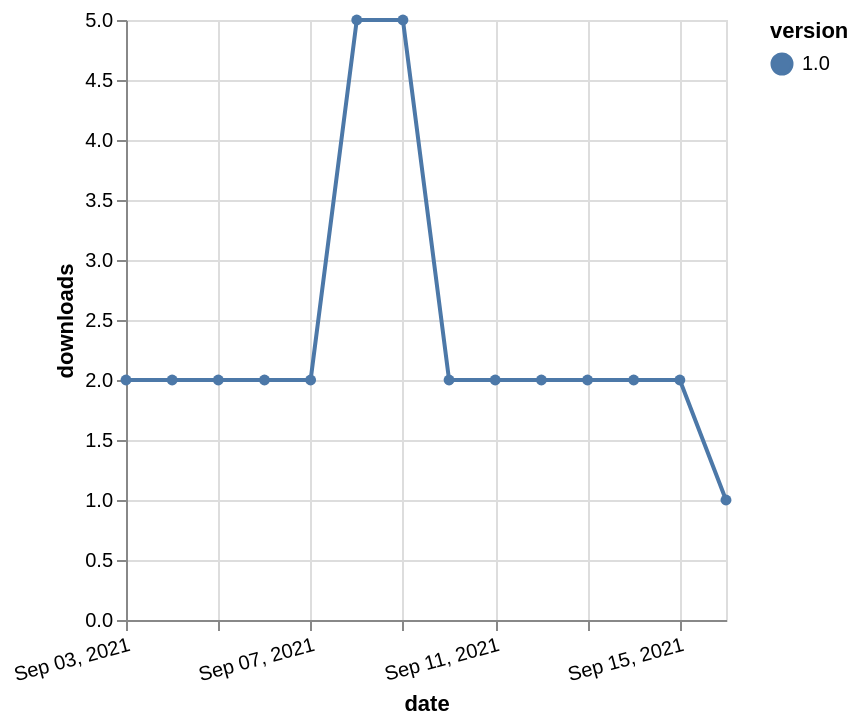

Here is the Vega-Lite specification saved for this chart:
### Vega-Lite specification from a JSON file in a GitHub repository (floating-point values rounded to 4 significant figures)
{"$schema": "https://vega.github.io/schema/vega-lite/v5.json", "description": "A simple bar chart with embedded data.", "data": {"values": [{"date": "2021-09-03", "total": 1646, "delta": 2, "version": "1.0"}, {"date": "2021-09-04", "total": 1648, "delta": 2, "version": "1.0"}, {"date": "2021-09-05", "total": 1650, "delta": 2, "version": "1.0"}, {"date": "2021-09-06", "total": 1652, "delta": 2, "version": "1.0"}, {"date": "2021-09-07", "total": 1654, "delta": 2, "version": "1.0"}, {"date": "2021-09-08", "total": 1659, "delta": 5, "version": "1.0"}, {"date": "2021-09-09", "total": 1664, "delta": 5, "version": "1.0"}, {"date": "2021-09-10", "total": 1666, "delta": 2, "version": "1.0"}, {"date": "2021-09-11", "total": 1668, "delta": 2, "version": "1.0"}, {"date": "2021-09-12", "total": 1670, "delta": 2, "version": "1.0"}, {"date": "2021-09-13", "total": 1672, "delta": 2, "version": "1.0"}, {"date": "2021-09-14", "total": 1674, "delta": 2, "version": "1.0"}, {"date": "2021-09-15", "total": 1676, "delta": 2, "version": "1.0"}, {"date": "2021-09-16", "total": 1677, "delta": 1, "version": "1.0"}]}, "width": "container", "mark": {"type": "line", "point": {"filled": true}}, "encoding": {"x": {"field": "date", "type": "temporal", "timeUnit": "yearmonthdate", "title": "date", "axis": {"labelAngle": -15}}, "y": {"field": "delta", "type": "quantitative", "title": "downloads"}, "color": {"field": "version", "type": "nominal"}, "tooltip": {"field": "delta"}}}
